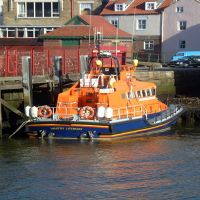
#> input picture img/50.jpg, 200 x 200 px
$ jupyter execute --allow-errors image_tp2.ipynb   (shell and % lines are left out)   (older library calls are emulated)
#> lines starting #> are read from the running program, lines starting #| are printed output that depends on the picture
# Indexation d'images par la texture

[cell 1]

import matplotlib.pyplot as plt
import numpy as np
from scipy.misc import imread

## 1. Observations et expérimentations dans l'espace de Fourier

#> (a cell that did not finish here is left out)

## 2. Construction d'un descripteur pour différentes classes de texture

[cell 3]
def descriptor(image):
    grays = np.zeros(image.shape)
#> grays: shape (200, 200, 3) float64; every value is 0
    # Moyennage de chaque pixel
    for i, row in enumerate(image):
        for j, pixel in enumerate(row):
            grays[i][j] = np.mean(pixel)
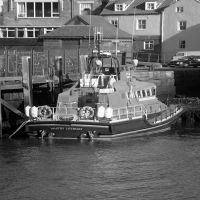
#> grays: shape (200, 200, 3) float64; min 0, max 254.7, mean 102
    # Extraction de la valeur réelle (avec la fonction abs) de la FFT-2D
    transform = np.abs(np.fft.fft2(grays))
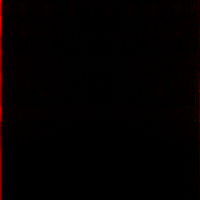
#> transform: shape (200, 200, 3) float64; mean R, G, B 1277.9, 0, 0; drawn with min black and max white
    # Découpage en blocs
    top = transform[:transform.shape[0] // 2, :] # Moitié supérieure
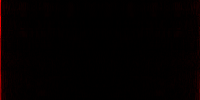
#> top: shape (100, 200, 3) float64; mean R, G, B 1587.4, 0, 0; drawn with min black and max white
    x_step = top.shape[0] // 3 # 100 // 3 = 33
#> x_step = 33
    y_step = top.shape[1] // 6 # 200 // 6 = 33
#> y_step = 33
    return {
        '{}-{}'.format(i, j): np.log(np.mean(np.square(top[x:x+x_step, y:y+y_step])))
        for j, y in enumerate(range(0, top.shape[1] - y_step, y_step))
        for i, x in enumerate(range(0, top.shape[0] - x_step, x_step))
    }

descriptor(imread('img/50.jpg'))

Application du descripteur à chaque image.

[cell 4]
from os import listdir

descriptors = {
    i: descriptor(imread('img/{}'.format(image_file)))
    for i, image_file in enumerate(listdir('img/'))
}
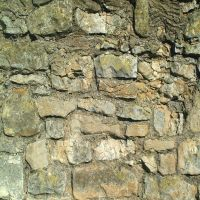
#> input picture img/01.jpg, 200 x 200 px
#> after the loop in descriptor (call 2), `for i, row in enumerate(image):`:
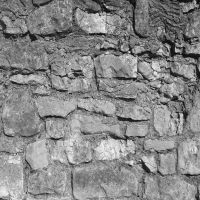
#> grays: shape (200, 200, 3) float64; min 0.667, max 246, mean 136
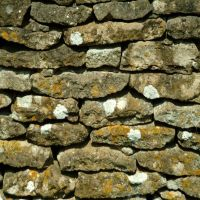
#> input picture img/02.jpg, 200 x 200 px
#> after the loop in descriptor (call 3), `for i, row in enumerate(image):`:
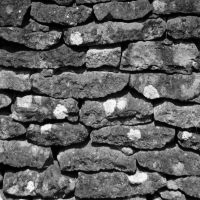
#> grays: shape (200, 200, 3) float64; min 0, max 251.7, mean 96.1
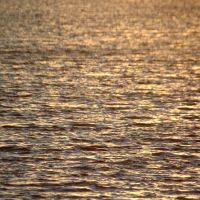
#> input picture img/03.jpg, 200 x 200 px
#> after the loop in descriptor (call 4), `for i, row in enumerate(image):`:
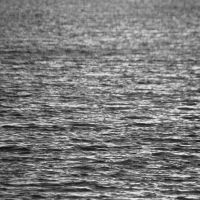
#> grays: shape (200, 200, 3) float64; min 11, max 237.7, mean 122.9
#> descriptors = 4 items

descriptors

## 3. Calcul d'une distance et requête par l'exemple

[cell 5]
def manhattan(X, Y):
    return sum((abs(x - y) for x, y in zip(X, Y)))


target_img = 1

neighbours = sorted(descriptors.items(), key=lambda x: manhattan(x[1].values(), descriptors[target_img].values()))
#> neighbours = 4 items

for neighbour in neighbours[:11]:
    print(neighbour[0])
#> this loop made 4 passes
#| 1
#| 0
#| 3
#| 2
